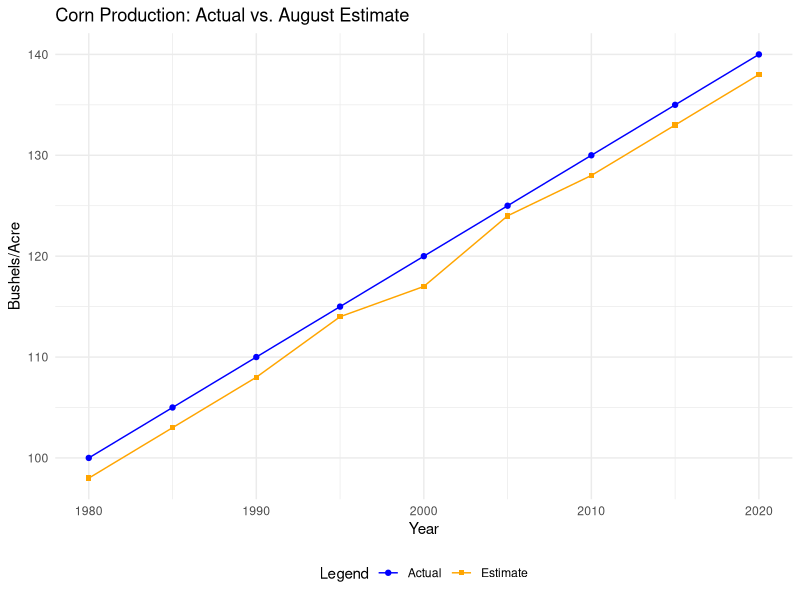

Recreate this plot in R.
## ---- chunk 1

library(ggplot2)
library(readr)

# Corn Data 
corn_data <- read_table("corn_data.dat", 
                         col_names = TRUE, 
                         col_types = cols(
                           Year = col_double(),
                           Actual = col_double(),
                           Estimate = col_double()
                         ))

# Plot
ggplot(corn_data, aes(x = Year)) +
  geom_point(aes(y = Actual, color = "Actual"),) +
  geom_line(aes(y = Actual, color = "Actual"),) + 
  geom_point(aes(y = Estimate, color = "Estimate"), shape = 15,) +
  geom_line(aes(y = Estimate, color = "Estimate"),) +
  labs(
    title = "Corn Production: Actual vs. August Estimate",
    x = "Year",
    y = "Bushels/Acre"
  ) +
  scale_color_manual(name = "Legend", values = c("Actual" = "blue", "Estimate" = "orange")) +
  theme_minimal() +
  theme(legend.position = "bottom")


